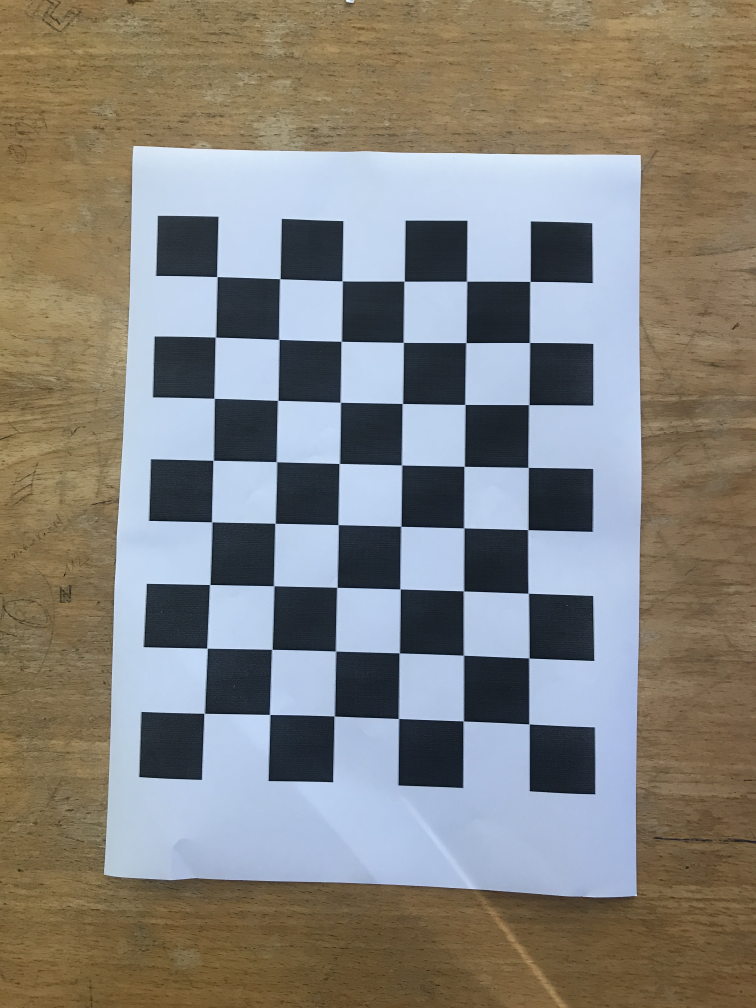
#> input picture S2/Vision/TP4/images/IMG_4930.JPG, 3024 x 4032 px (shown at 1/4 size); its folder holds only this picture in this run
$ python calibrate_camera.py
#> lines starting #> are read from the running program, lines starting #| are printed output that depends on the picture; after the words box and inside, x2 and y2 are one past the last pixel; in counts of white or black regions, pixels touching at a corner belong together; long printed decimals are rounded
#!/usr/bin/env python

import cv2
import numpy as np
import os
import glob

# Defining the dimensions of checkerboard
CHECKERBOARD = (6,8)
criteria = (cv2.TERM_CRITERIA_EPS + cv2.TERM_CRITERIA_MAX_ITER, 30, 0.001)
# max number of iterations=30

# Creating vector to store vectors of 3D points for each checkerboard image
objpoints = []
# Creating vector to store vectors of 2D points for each checkerboard image
imgpoints = []
error =[]

# Defining the world coordinates for 3D points
objp = np.zeros((1, CHECKERBOARD[0] * CHECKERBOARD[1], 3), np.float32)
objp[0,:,:2] = np.mgrid[0:CHECKERBOARD[0], 0:CHECKERBOARD[1]].T.reshape(-1, 2)
prev_img_shape = None

nx = 8
#Enter the number of inside corners in y
ny = 6
# Extracting path of individual image stored in a given directory

# images = glob.glob('./images/*.png')
images = glob.glob('./images/*.JPG')
for fname in images:
    img = cv2.imread(fname)
#> img is the input picture: shape (4032, 3024, 3); mean B, G, R 124.4, 130.1, 132.6
    img = cv2.resize(img,(600,600))
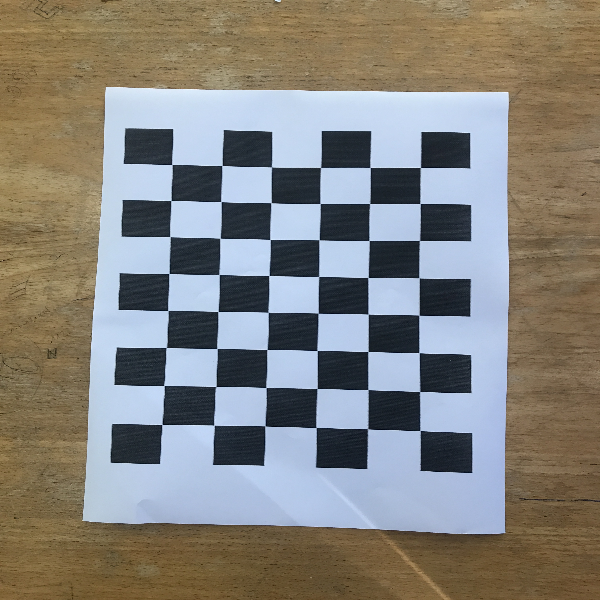
#> img: shape (600, 600, 3); mean B, G, R 124.3, 130, 132.5
    gray = cv2.cvtColor(img,cv2.COLOR_BGR2GRAY)
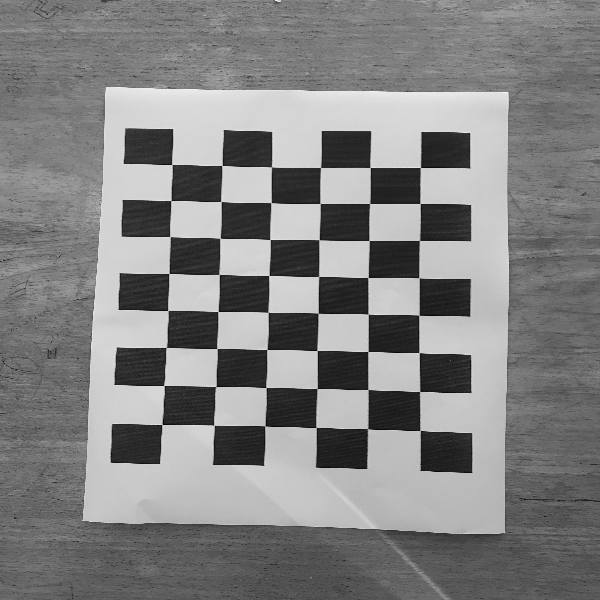
#> gray: shape (600, 600); min 3, max 251, mean 130.1
    # Find the chess board corners
    # If desired number of corners are found in the image then ret = true
    ret, corners = cv2.findChessboardCorners(gray, (nx, ny), None)
#> ret = True; corners = 48 rows, first 8: [161.9, 424.5], [163.9, 385.5], [166.3, 347.5], [167.8, 310.5], [168.9, 273.5], [169.9, 236.5], [170.9, 200.5], [171.8, 164.5]
    #ret, corners = cv2.findChessboardCorners(gray, CHECKERBOARD, cv2.CALIB_CB_ADAPTIVE_THRESH + cv2.CALIB_CB_FAST_CHECK + cv2.CALIB_CB_NORMALIZE_IMAGE)

    """
    If desired number of corner are detected,
    we refine the pixel coordinates and display
    them on the images of checker board
    """
    if ret == True:
        objpoints.append(objp)
        # refining pixel coordinates for given 2d points.
        corners2 = cv2.cornerSubPix(gray, corners, (11,11),(-1,-1), criteria)
#> corners2 = 48 rows, first 8: [161.9, 424.5], [164.1, 385.5], [166.3, 347.4], [167.9, 310.5], [168.8, 273.5], [170, 236.5], [171, 200.5], [171.8, 164.5]

        imgpoints.append(corners2)

        # Draw and display the corners
        img = cv2.drawChessboardCorners(img, CHECKERBOARD, corners2, ret)
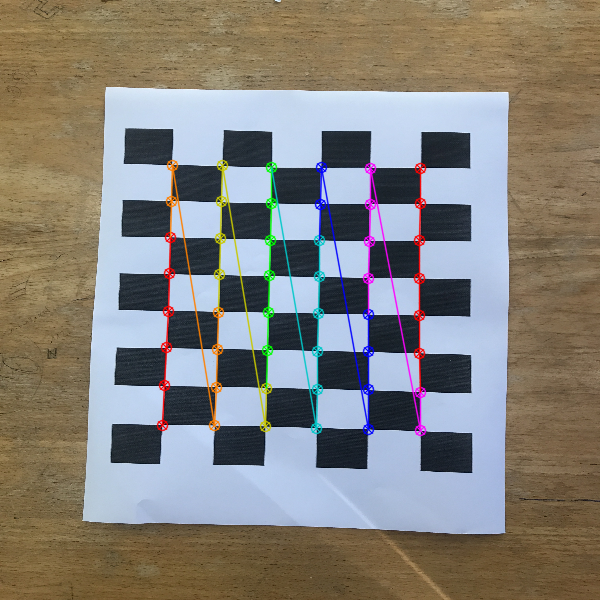
#> img: shape (600, 600, 3); 3.47% of pixels changed, all inside (x1, y1, x2, y2) = (156, 159, 427, 437)

    cv2.imshow('img',img)
    cv2.waitKey(0)

cv2.destroyAllWindows()

h,w = img.shape[:2]

"""
Performing camera calibration by
passing the value of known 3D points (objpoints)
and corresponding pixel coordinates of the
detected corners (imgpoints)
"""
ret, mtx, dist, rvecs, tvecs = cv2.calibrateCamera(objpoints, imgpoints, gray.shape[::-1], None, None)
#> ret = 82.35; mtx = [[26760.9, 0, 306], [0, 14796.2, 314.7], [0, 0, 1]]; dist = [[1163.7, 648842.4, 23.8, 12.2, 341.8]]; rvecs = ([2.1, -0.19, -2.14],); tvecs = ([-1.56, 0.547, 257.5],)

print("ret: \n")
print(ret)
#| 82.348
print("Camera matrix : \n")
print(mtx)
#| [[2.67609118e+04 0.00000000e+00 3.05981529e+02]
#|  [0.00000000e+00 1.47961992e+04 3.14690258e+02]
#|  [0.00000000e+00 0.00000000e+00 1.00000000e+00]]
print("dist : \n")
print(dist)
#| [[1.16373184e+03 6.48842362e+05 2.38022153e+01 1.21965268e+01
#|   3.41796596e+02]]
print("rvecs : \n")
print(rvecs)
#| (array([[ 2.098],
#|        [-0.1902],
#|        [-2.137]]),)
print("tvecs : \n")
print(tvecs)
#| (array([[ -1.559],
#|        [  0.5466],
#|        [257.464]]),)

#Save parameters into numpy file
np.save("./camera_params/ret", ret)
np.save("./camera_params/mtx", mtx)
np.save("./camera_params/dist", dist)
np.save("./camera_params/rvecs", rvecs)
np.save("./camera_params/tvecs", tvecs)

$ run again, on S2/Vision/TP4/images/IMG_4934.JPG
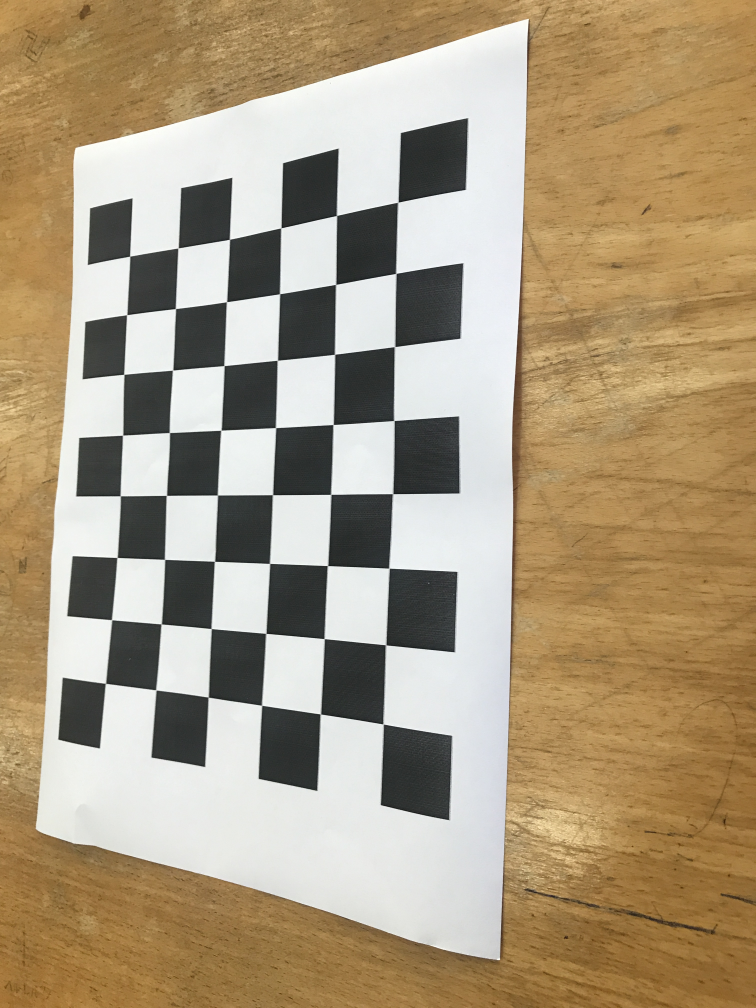
#> input picture S2/Vision/TP4/images/IMG_4934.JPG, 3024 x 4032 px (shown at 1/4 size)
#> img is the input picture: shape (4032, 3024, 3); mean B, G, R 126.6, 154, 171
#> `gray = cv2.cvtColor(img,cv2.COLOR_BGR2GRAY)`:
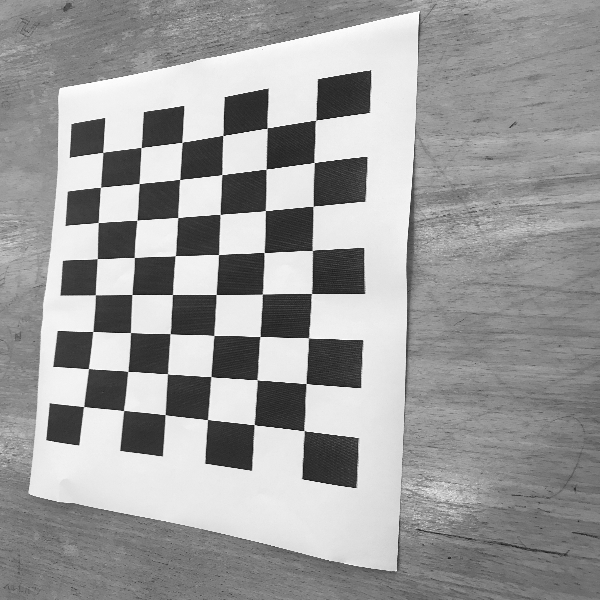
#> gray: shape (600, 600); min 12, max 255, mean 155.8
#> `ret, corners = cv2.findChessboardCorners(gray, (nx, ny), None)`: ret = True; corners = 48 rows, first 8: [315.8, 120.2], [314.1, 162.5], [313.1, 206.4], [312.3, 250.6], [311.6, 293.4], [308.4, 337.9], [306.1, 383.4], [304, 430.4]
#> corners2 = 48 rows, first 8: [315.6, 120.1], [314.1, 162.5], [313.1, 206], [312.3, 250.4], [311.4, 293.5], [308.5, 337.8], [306.1, 383.7], [304.1, 430.6]
#> `img = cv2.drawChessboardCorners(img, CHECKERBOARD, corners2, ret)`:
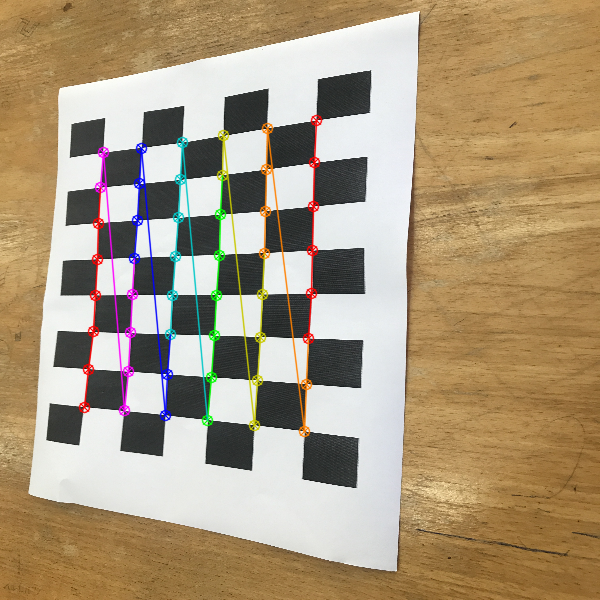
#> img: shape (600, 600, 3); mean B, G, R 125.5, 152.9, 171
#> `ret, mtx, dist, rvecs, tvecs = cv2.calibrateCamera(objpoints, imgpoint..`: ret = 88; mtx = [[982.2, 0, 287.6], [0, 3859.3, 1144.8], [0, 0, 1]]; dist = [[57.05, 1057.2, 1.28, 2.63, -28525.6]]; rvecs = ([1.1, -1.56, 1.3],); tvecs = ([-0.136, -6.89, 49.18],)
#| 88.002
#| [[9.82199152e+02 0.00000000e+00 2.87560477e+02]
#|  [0.00000000e+00 3.85928240e+03 1.14477516e+03]
#|  [0.00000000e+00 0.00000000e+00 1.00000000e+00]]
#| [[ 5.70485072e+01  1.05723978e+03  1.28087175e+00  2.63347816e+00
#|   -2.85256092e+04]]
#| (array([[ 1.100],
#|        [-1.561],
#|        [ 1.301]]),)
#| (array([[-0.1364 ],
#|        [-6.890],
#|        [49.184]]),)

$ run again, on S2/Vision/TP4/images/IMG_4935.JPG
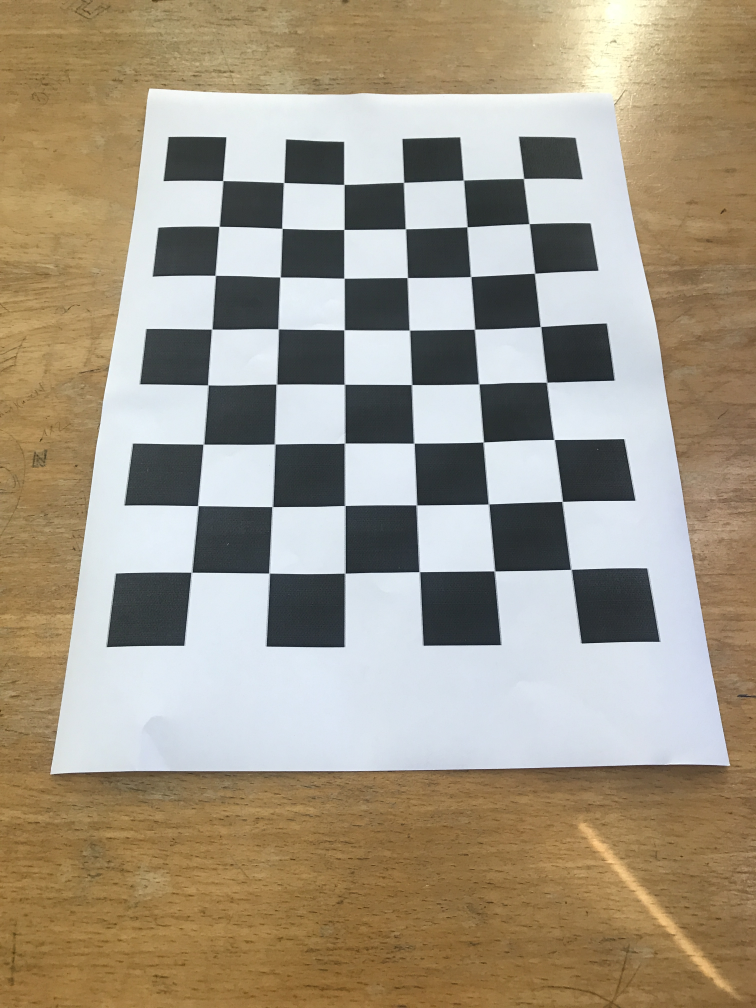
#> input picture S2/Vision/TP4/images/IMG_4935.JPG, 3024 x 4032 px (shown at 1/4 size)
#> img is the input picture: shape (4032, 3024, 3); mean B, G, R 132.9, 151.5, 162
#> `gray = cv2.cvtColor(img,cv2.COLOR_BGR2GRAY)`:
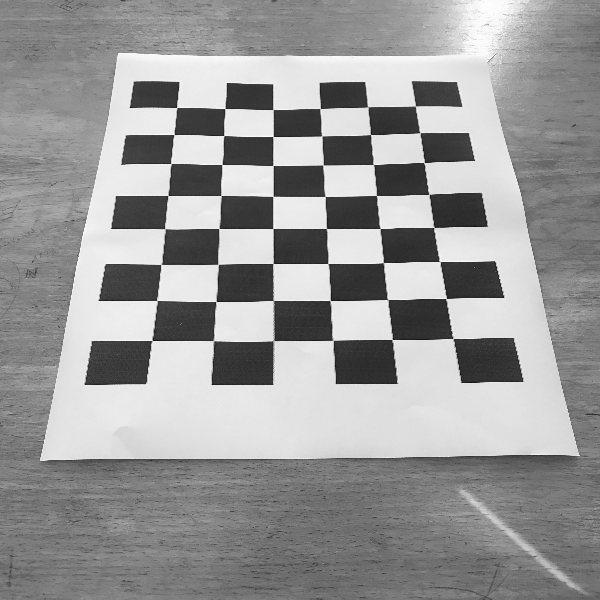
#> gray: shape (600, 600); min 13, max 254, mean 152.4
#> `ret, corners = cv2.findChessboardCorners(gray, (nx, ny), None)`: ret = True; corners = 48 rows, first 8: [415.4, 106.1], [420.1, 132.8], [423.9, 162.6], [429.1, 194.4], [434.2, 227.5], [439.7, 261.6], [445.9, 298.5], [453, 338.5]
#> corners2 = 48 rows, first 8: [415.4, 106], [419.8, 132.7], [424.3, 162.7], [428.9, 194.4], [433.6, 227.5], [439.6, 261.5], [446.3, 298.6], [453.1, 338.5]
#> `img = cv2.drawChessboardCorners(img, CHECKERBOARD, corners2, ret)`:
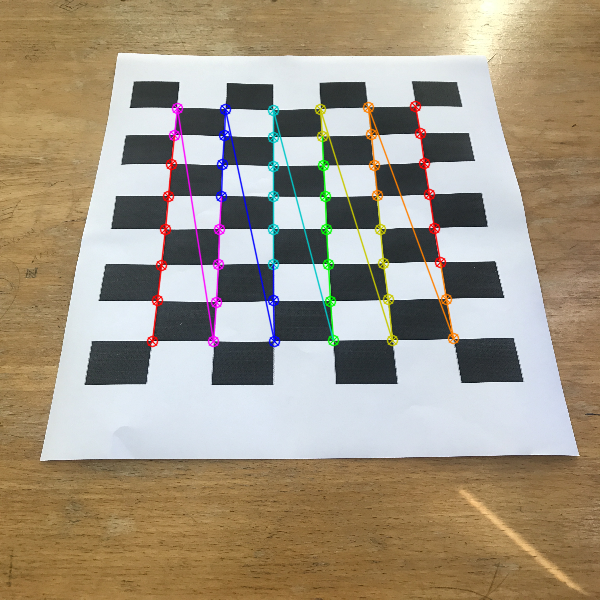
#> img: shape (600, 600, 3); mean B, G, R 131.9, 150.5, 162
#> `ret, mtx, dist, rvecs, tvecs = cv2.calibrateCamera(objpoints, imgpoint..`: ret = 74.7; mtx = [[8552.1, 0, 336], [0, 4252.8, 532.6], [0, 0, 1]]; dist = [[-15, -709, 0.0227, 0.599, 20397.6]]; rvecs = ([0.239, 1.48, 0.35],); tvecs = ([-1.64, -13.05, 67.39],)
#| 74.702
#| [[8.55210346e+03 0.00000000e+00 3.36028357e+02]
#|  [0.00000000e+00 4.25280883e+03 5.32617635e+02]
#|  [0.00000000e+00 0.00000000e+00 1.00000000e+00]]
#| [[-1.50009307e+01 -7.08989647e+02  2.27101943e-02  5.98897235e-01
#|    2.03976429e+04]]
#| (array([[0.2392],
#|        [1.478],
#|        [0.3503]]),)
#| (array([[ -1.637],
#|        [-13.049],
#|        [ 67.385]]),)

$ run again, on S2/Vision/TP4/images/IMG_4936.JPG
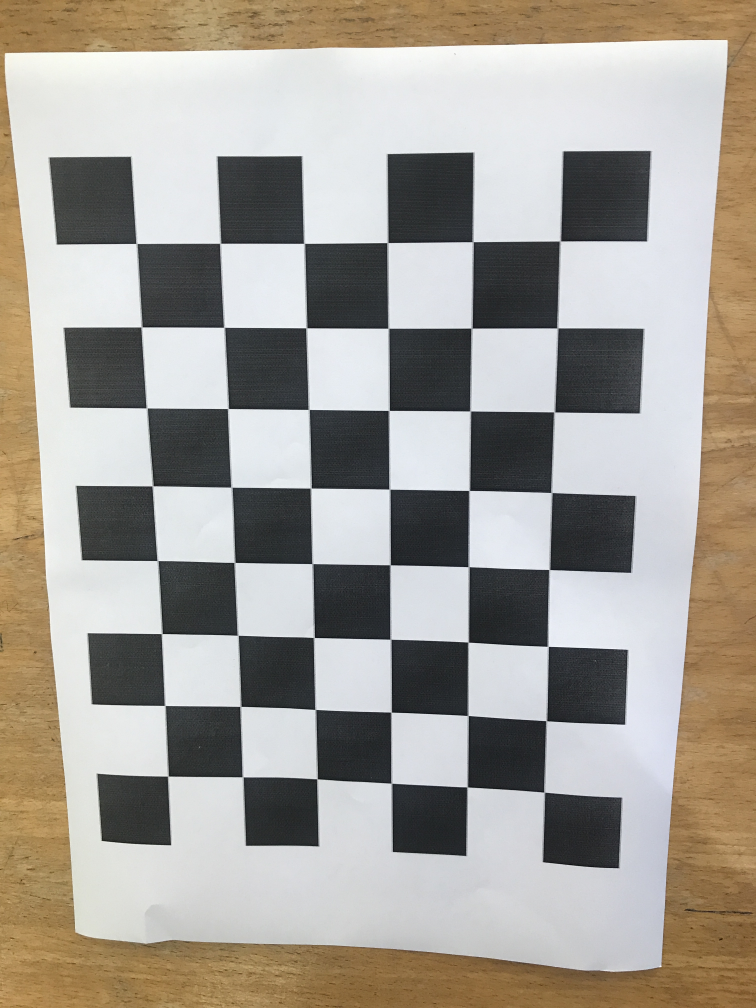
#> input picture S2/Vision/TP4/images/IMG_4936.JPG, 3024 x 4032 px (shown at 1/4 size)
#> img is the input picture: shape (4032, 3024, 3); mean B, G, R 150.9, 158.9, 164.1
#> `gray = cv2.cvtColor(img,cv2.COLOR_BGR2GRAY)`:
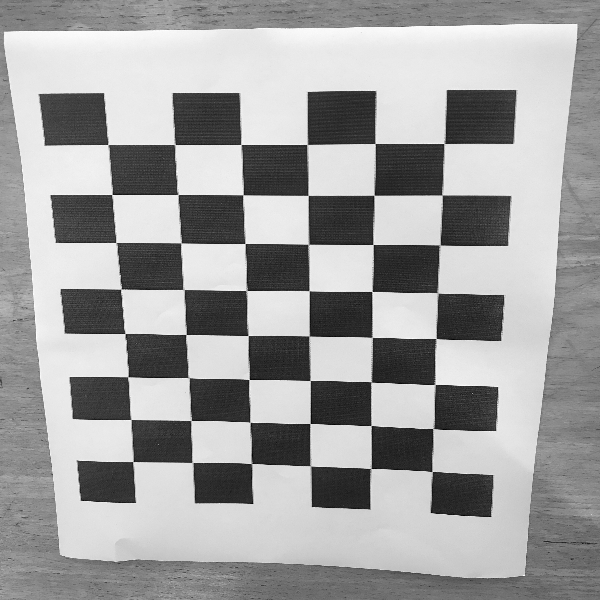
#> gray: shape (600, 600); min 1, max 254, mean 159.4
#> `ret, corners = cv2.findChessboardCorners(gray, (nx, ny), None)`: ret = True; corners = 48 rows, first 8: [444, 143.5], [442, 195], [439.8, 244.9], [437.8, 293.2], [436.1, 338.4], [435.1, 384.4], [433, 428.6], [432, 471.8]
#> corners2 = 48 rows, first 8: [444.3, 143.5], [442, 195], [439.7, 245], [437.5, 292.8], [436.2, 338.4], [434.9, 384.5], [433.2, 428.5], [432.3, 471.4]
#> `img = cv2.drawChessboardCorners(img, CHECKERBOARD, corners2, ret)`:
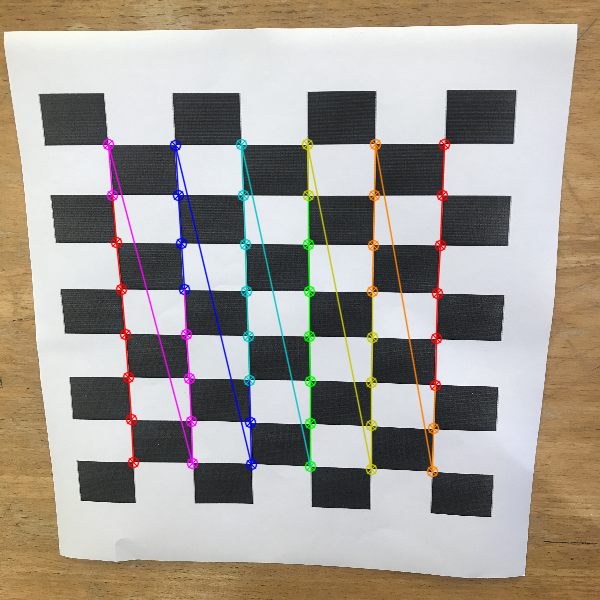
#> img: shape (600, 600, 3); mean B, G, R 149.8, 157.8, 164.1
#> `ret, mtx, dist, rvecs, tvecs = cv2.calibrateCamera(objpoints, imgpoint..`: ret = 104; mtx = [[3437.6, 0, 359.4], [0, 4267, 417.3], [0, 0, 1]]; dist = [[497.6, -87035, 3.39, 1.62, -213.9]]; rvecs = ([-1.05, 1.3, 1.31],); tvecs = ([1.99, -2.61, 94.05],)
#| 104.023
#| [[3.43761482e+03 0.00000000e+00 3.59355340e+02]
#|  [0.00000000e+00 4.26704244e+03 4.17278511e+02]
#|  [0.00000000e+00 0.00000000e+00 1.00000000e+00]]
#| [[ 4.97618427e+02 -8.70350014e+04  3.39317333e+00  1.62325339e+00
#|   -2.13946056e+02]]
#| (array([[-1.050],
#|        [ 1.301],
#|        [ 1.312 ]]),)
#| (array([[ 1.989],
#|        [-2.611],
#|        [94.046]]),)
